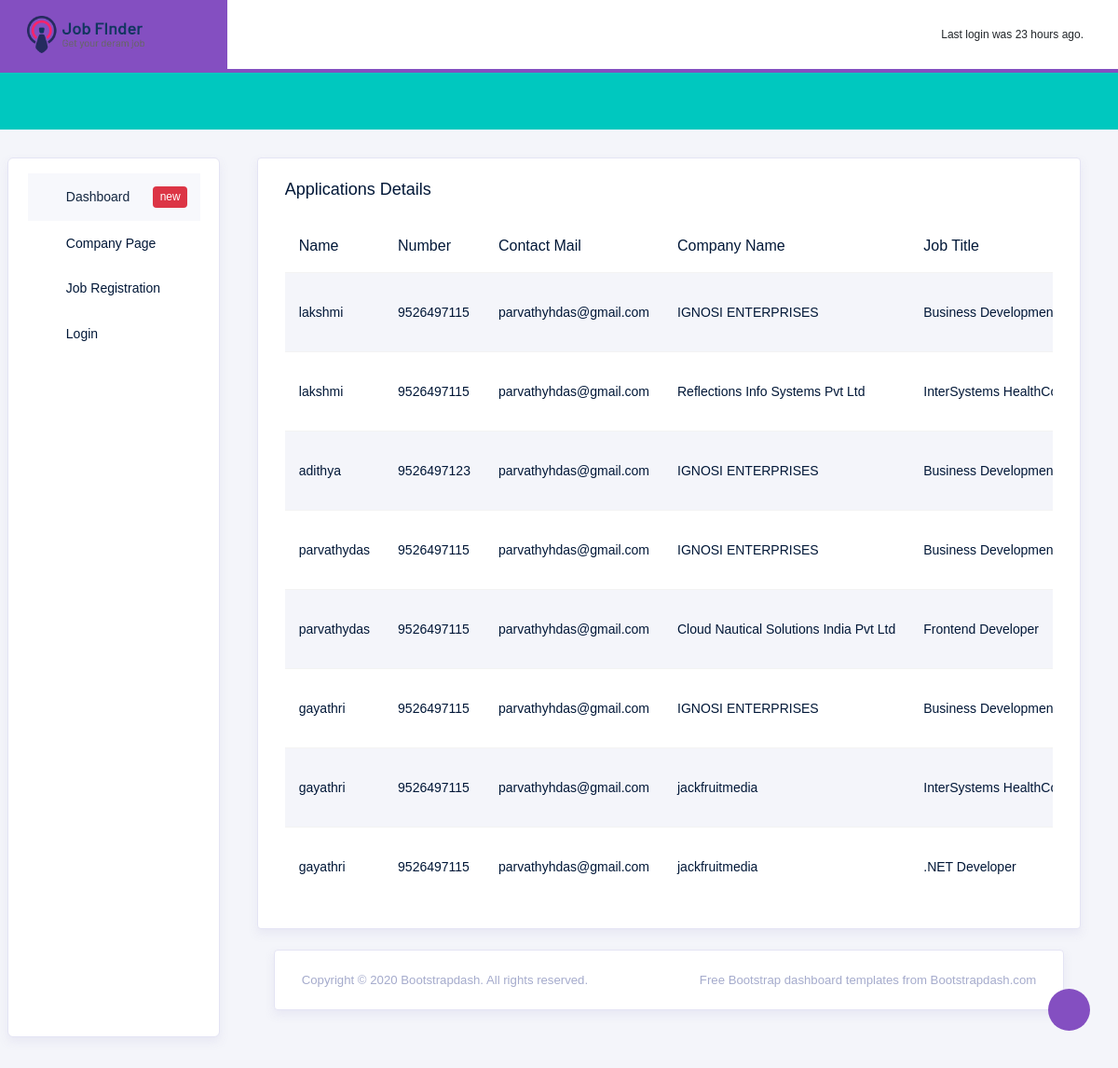
The page /Backend/displayJobApplictions/ on the database its author committed.
### Frontend/models.py (models this page shows)
class ApplicationDB(models.Model):
    Name = models.CharField(max_length=50,null=True,blank=True)
    FullName = models.CharField(max_length=50, null=True, blank=True)
    Mobile = models.IntegerField(null=True,blank=True)
    Email = models.EmailField(max_length=50,null=True,blank=True)
    Resume = models.FileField(upload_to="Resume",null=True,blank=True)
    JobTitle = models.CharField(max_length=50,null=True,blank=True)
    CompanyName = models.CharField(max_length=50,null=True,blank=True)

### Backend/views.py (the view)
# urls.py: path('displayJobApplictions/',views.displayJobApplictions,name="displayJobApplictions"),
def displayJobApplictions(request):
    comp = CompanyDB.objects.all()
    job = ApplicationDB.objects.all()
    return render(request,"display_jobapplications.html",{'comp':comp,'job':job})

### Backend/templates/display_jobapplications.html (shortened to what this page needs)
<!DOCTYPE html>
{% extends 'index.html' %}
{% block content %}
<html lang="en">
<head>
</head>
<body>
<div class="col-lg-12 grid-margin stretch-card">
              <div class="card">
                <div class="card-body">
                  <h4 class="card-title">Applications Details</h4>
                  <div class="table-responsive">
                    <table class="table table-striped">
                      <thead>
                        <tr>
                          <th>
                            Name
                          </th>
                          <th>
                            Number
                          </th>
                          <th>
                            Contact Mail
                          </th>
                          <th>
                            Company Name
                          </th>
                            <th>
                            Job Title
                          </th>
                        </tr>
                      </thead>
                      <tbody>
                      {% for x in job %}
                        <tr>
                          <td>{{x.Name}}</td>
                          <td>{{x.Mobile}}</td>
                          <td>{{x.Email}}</td>
                          <td>{{x.CompanyName}}</td>
                          <td>{{x.JobTitle}}</td>
                          {% endfor %}
                        </tr>
                      </tbody>
                    </table>
                  </div>
                </div>
              </div>
            </div>
</body>
</html>
{% endblock %}

### rows shown on the page
ApplicationDB: Name "lakshmi", Mobile "9526497115", Email "parvathyhdas@gmail.com", CompanyName "IGNOSI ENTERPRISES", JobTitle "Business…"
ApplicationDB: Name "lakshmi", Mobile "9526497115", Email "parvathyhdas@gmail.com", CompanyName "Reflections Info Systems Pvt Ltd", JobTitle "InterSystems…"
ApplicationDB: Name "adithya", Mobile "9526497123", Email "parvathyhdas@gmail.com", CompanyName "IGNOSI ENTERPRISES", JobTitle "Business…"
ApplicationDB: Name "parvathydas", Mobile "9526497115", Email "parvathyhdas@gmail.com", CompanyName "IGNOSI ENTERPRISES", JobTitle "Business…"
ApplicationDB: Name "parvathydas", Mobile "9526497115", Email "parvathyhdas@gmail.com", CompanyName "Cloud Nautical Solutions India Pvt Ltd", JobTitle "Frontend Developer"
ApplicationDB: Name "gayathri", Mobile "9526497115", Email "parvathyhdas@gmail.com", CompanyName "IGNOSI ENTERPRISES", JobTitle "Business…"
ApplicationDB: Name "gayathri", Mobile "9526497115", Email "parvathyhdas@gmail.com", CompanyName "jackfruitmedia", JobTitle "InterSystems…"
ApplicationDB: Name "gayathri", Mobile "9526497115", Email "parvathyhdas@gmail.com", CompanyName "jackfruitmedia", JobTitle ".NET Developer"
